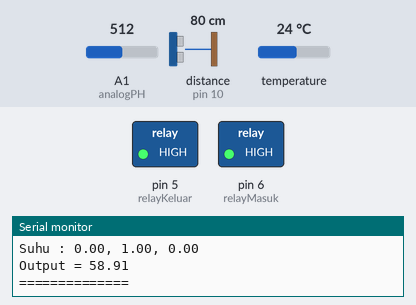
Bench run of a sketch on a simulated Arduino Uno, built with avr-gcc and run on an emulated ATmega328P. On the bench: switched loads named in the sketch (green lamp = pin HIGH), the last lines printed to the serial monitor. Wiring (inferred from the names in the program): ultrasonic range finder: trigger pin 9; echo pin 10. The test bench sets the inputs (shaded band); at power-on: temperature 24 °C, distance to the obstacle (sensor on pin 10) 80 cm, A1 (analogPH) = 512. The echo pulse lasts 58.3 µs per cm; pins used as bus, display or sensor lines are not drawn.

Above: at 1.2 s.
1.3 s: temperature set to 23.2 °C
At 3.0 s:
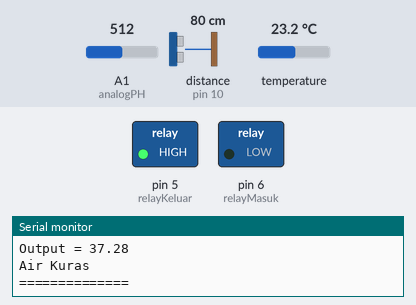
At 4.3 s:
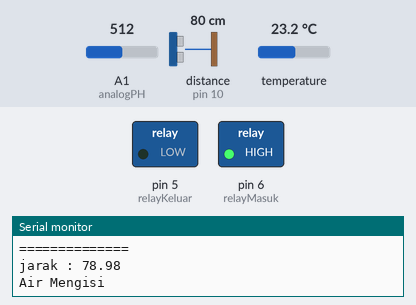
5.3 s: distance to the obstacle (sensor on pin 10) set to 7 cm
7.7 s: distance to the obstacle (sensor on pin 10) set to 4 cm
At 9.9 s:
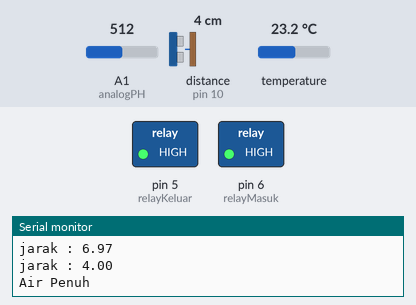
Timing chart, 0 to 11.4 s (numbered marks = the images above; inputs shaded):
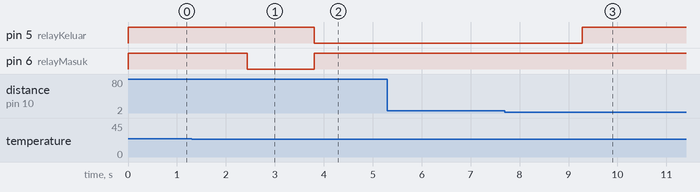

The sketch:

main.ino
```cpp
#include <Wire.h>
#define CENTER 821
#include <Fuzzy.h>
#include <FuzzyComposition.h>
#include <FuzzyInput.h>
#include <FuzzyIO.h>
#include <FuzzyOutput.h>
#include <FuzzyRule.h>
#include <FuzzyRuleAntecedent.h>
#include <FuzzyRuleConsequent.h>
#include <FuzzySet.h>

#include <DallasTemperature.h>
#include <OneWire.h>

const float batasAtas = 5.0;
const float batasBawah = 11.0;

//inisialisasi objek fuzzy
Fuzzy* fuzzy = new Fuzzy();

//fuzzy PH
FuzzySet* asam = new FuzzySet(0.0, 0.0, 6.0, 7.0);
FuzzySet* netral = new FuzzySet(6.0, 7.0, 8.5, 9.0);
FuzzySet* basa = new FuzzySet(8.5, 9.0, 14.0, 14.0);

//fuzzy suhu
FuzzySet* dingin = new FuzzySet(0.0, 0.0, 23.0, 24.0);
FuzzySet* normal = new FuzzySet(23.0, 24.0, 28.0, 29.0);
FuzzySet* panas = new FuzzySet(28.0, 29.0, 55.0, 55.0);


//untuk PH
#define analogPH A1

//untuk suhu
#define ONE_WIRE_BUS 4

//setting ds18b20
OneWire oneWire(ONE_WIRE_BUS);
DallasTemperature sensorSuhu(&oneWire);
float suhuSekarang;

//setting ph
float ph;
float lalu = 0;
float alpha = 0.04;
int temp;

//untuk ultrasonik
const int trigPin = 9;
const int echoPin = 10;
long duration;
float distance;

//untuk relay
const int relayKeluar = 5;
const int relayMasuk = 6;

float output1 = 0.0;
String jwb;
boolean kuras = false;
boolean isiAir = false;
void setup() {
  Wire.begin(8);                /* join i2c bus with address 8 */
  Wire.onReceive(receiveEvent); /* register receive event */
  Wire.onRequest(requestEvent); /* register request event */
  pinMode(trigPin, OUTPUT); // Sets the trigPin as an Output
  pinMode(echoPin, INPUT); // Sets the echoPin as an Input
  digitalWrite(relayKeluar, HIGH);
  digitalWrite(relayMasuk, HIGH);
  pinMode(relayKeluar, OUTPUT);
  pinMode(relayMasuk, OUTPUT);
  Serial.begin(9600);

  // FuzzyInput 1
  FuzzyInput* pHAir = new FuzzyInput(1);
  pHAir->addFuzzySet(asam);
  pHAir->addFuzzySet(netral);
  pHAir->addFuzzySet(basa);

  fuzzy->addFuzzyInput(pHAir);

  // FuzzyInput 2
  FuzzyInput* suhuAir = new FuzzyInput(2);
  suhuAir->addFuzzySet(dingin);
  suhuAir->addFuzzySet(normal);
  suhuAir->addFuzzySet(panas);

  fuzzy->addFuzzyInput(suhuAir);

  // FuzzyOutput
  FuzzyOutput* statusAir = new FuzzyOutput(1);

  FuzzySet* tidakDikuras = new FuzzySet(45, 55, 90, 100);
  statusAir->addFuzzySet(tidakDikuras);
  FuzzySet* dikuras = new FuzzySet(0, 10, 45, 55);
  statusAir->addFuzzySet(dikuras);

  fuzzy->addFuzzyOutput(statusAir);

  //Rule
  FuzzyRuleAntecedent* ifPhAsamDANsuhuDingin = new FuzzyRuleAntecedent();
  FuzzyRuleAntecedent* ifPhAsamDANsuhuNormal = new FuzzyRuleAntecedent();
  FuzzyRuleAntecedent* ifPhAsamDANsuhuPanas = new FuzzyRuleAntecedent();
  FuzzyRuleAntecedent* ifPhNetralDANsuhuDingin= new FuzzyRuleAntecedent();
  FuzzyRuleAntecedent* ifPhNetralDANsuhuNormal = new FuzzyRuleAntecedent();
  FuzzyRuleAntecedent* ifPhNetralDANsuhuPanas = new FuzzyRuleAntecedent();
  FuzzyRuleAntecedent* ifPhBasaDANsuhuDingin = new FuzzyRuleAntecedent();
  FuzzyRuleAntecedent* ifPhBasaDANsuhuNormal = new FuzzyRuleAntecedent();
  FuzzyRuleAntecedent* ifPhBasaDANsuhuPanas = new FuzzyRuleAntecedent();

  ifPhAsamDANsuhuDingin->joinWithAND(asam, dingin);
  ifPhAsamDANsuhuNormal->joinWithAND(asam, normal);
  ifPhAsamDANsuhuPanas->joinWithAND(asam, panas);
  ifPhNetralDANsuhuDingin->joinWithAND(netral, dingin);
  ifPhNetralDANsuhuNormal->joinWithAND(netral, normal);
  ifPhNetralDANsuhuPanas->joinWithAND(netral, panas);
  ifPhBasaDANsuhuDingin->joinWithAND(basa, dingin);
  ifPhBasaDANsuhuNormal->joinWithAND(basa, normal);
  ifPhBasaDANsuhuPanas->joinWithAND(basa, panas);

  FuzzyRuleConsequent* thenDikuras = new FuzzyRuleConsequent();
  FuzzyRuleConsequent* thenTidakDikuras = new FuzzyRuleConsequent();
  thenDikuras->addOutput(dikuras);
  thenTidakDikuras->addOutput(tidakDikuras);

  FuzzyRule* fuzzyRule1 = new FuzzyRule(1, ifPhAsamDANsuhuDingin, thenDikuras);
  FuzzyRule* fuzzyRule2 = new FuzzyRule(2, ifPhAsamDANsuhuNormal, thenDikuras);
  FuzzyRule* fuzzyRule3 = new FuzzyRule(3, ifPhAsamDANsuhuPanas, thenDikuras);
  FuzzyRule* fuzzyRule4 = new FuzzyRule(4, ifPhNetralDANsuhuDingin, thenDikuras);
  FuzzyRule* fuzzyRule5 = new FuzzyRule(5, ifPhNetralDANsuhuNormal, thenTidakDikuras);
  FuzzyRule* fuzzyRule6 = new FuzzyRule(6, ifPhNetralDANsuhuPanas, thenDikuras);
  FuzzyRule* fuzzyRule7 = new FuzzyRule(7, ifPhBasaDANsuhuDingin, thenDikuras);
  FuzzyRule* fuzzyRule8 = new FuzzyRule(8, ifPhBasaDANsuhuNormal, thenDikuras);
  FuzzyRule* fuzzyRule9 = new FuzzyRule(9, ifPhBasaDANsuhuPanas, thenDikuras);
  fuzzy->addFuzzyRule(fuzzyRule1);
  fuzzy->addFuzzyRule(fuzzyRule2);
  fuzzy->addFuzzyRule(fuzzyRule3);
  fuzzy->addFuzzyRule(fuzzyRule4);
  fuzzy->addFuzzyRule(fuzzyRule5);
  fuzzy->addFuzzyRule(fuzzyRule6);
  fuzzy->addFuzzyRule(fuzzyRule7);
  fuzzy->addFuzzyRule(fuzzyRule8);
  fuzzy->addFuzzyRule(fuzzyRule9);
  //ph = 7.00;
  //suhuSekarang = 31.78;
}

void loop() {
  distance = ultras();
  ph = phCari();
  suhuSekarang = ambilsuhu();
  Serial.print("jarak : ");
  Serial.println(distance);

  if (kuras == false) {
    if (isiAir == false) {
      Serial.print("pH = ");
      Serial.println(ph);
      Serial.print("Suhu = ");
      Serial.println(suhuSekarang);

      fuzzy->setInput(1, ph);
      fuzzy->setInput(2, suhuSekarang);

      fuzzy->fuzzify();
      Serial.print("Ph : ");
      Serial.print(asam->getPertinence());
      Serial.print(", ");
      Serial.print(netral->getPertinence());
      Serial.print(", ");
      Serial.println(basa->getPertinence());

      Serial.print("Suhu : ");
      Serial.print(dingin->getPertinence());
      Serial.print(", ");
      Serial.print(normal->getPertinence());
      Serial.print(", ");
      Serial.println(panas->getPertinence());

      output1 = fuzzy->defuzzify(1);
      Serial.print("Output = ");
      Serial.println(output1);
      if (output1 <= 50) {
        kuras = true;
        buangAir();
        Serial.println("Air Kuras");
      }
      Serial.println("==============");
      Serial.println();
    }
    else if (isiAir == true) {
      if (distance <= batasAtas) {
        isiAir = false;
        digitalWrite(relayKeluar, HIGH);
        digitalWrite(relayMasuk, HIGH);
        Serial.println("Air Penuh");
        delay(120000);
      }
    }
  }
  else if (kuras == true) {
    if (distance >= batasBawah) {
      kuras = false;
      isiAir = true;
      airMasuk();
      Serial.println("Air Mengisi");
    }
  }
  //-------------------------------------------------------
  jwb = String(ph) + "&" + String(suhuSekarang) + "&" + String(output1);
  delay(500);
}
void buangAir() {
  digitalWrite(relayKeluar, HIGH);
  digitalWrite(relayMasuk, LOW);
}
void airMasuk() {
  digitalWrite(relayKeluar, LOW);
  digitalWrite(relayMasuk, HIGH);
}
float ultras() {
  digitalWrite(trigPin, LOW);
  delayMicroseconds(2);
  // Sets the trigPin on HIGH state for 10 micro seconds
  digitalWrite(trigPin, HIGH);
  delayMicroseconds(10);
  digitalWrite(trigPin, LOW);
  // Reads the echoPin, returns the sound wave travel time in microseconds
  duration = pulseIn(echoPin, HIGH);
  // Calculating the distance
  float hasil = duration * 0.034 / 2;
  return hasil;
}
float phCari() {
  int dapat = analogRead(analogPH);
  int buf[10];
  for (int i = 0; i < 10; i++)
  {
    buf[i] = analogRead(analogPH);
    delay(10);
  }
  int avgValue = 0;
  for (int i = 2; i < 8; i++)
    avgValue += (buf[i] - CENTER);
  float pHVol = (float)avgValue * 5.0 / 1024 / 6.0;
  float phValue = pHVol * (-1.33) + 7.0;
  float hsl = 0;
  if (lalu = 0) {
    lalu = phValue;
    hsl = phValue;
  }
  else {
    hsl = alpha * phValue + (1 - alpha) * lalu;
    lalu = hsl;
    hsl = phValue - hsl;
  }
  return hsl;
}
float ambilsuhu() {
  sensorSuhu.requestTemperatures();
  float hasil = sensorSuhu.getTempCByIndex(0);
  return hasil;
}
void receiveEvent(int howMany) {
  while (0 < Wire.available()) {
    char c = Wire.read();      /* receive byte as a character */
    Serial.print(c);           /* print the character */
  }
  Serial.println();             /* to newline */
}
void requestEvent() {
  char buffer[80];
  jwb.toCharArray(buffer, 17);
  Wire.write(buffer);  /*send string on request */
}
```

Measured:
- the behaviour switches between 23.6 and 23.5 °C on temperature (found by bisection; images 0 and 1)
- the behaviour switches between 6 and 5 cm on distance to the obstacle (sensor on pin 10) (found by bisection; images 2 and 3)
- after the input at 1.3 s, pin 5 (relayKeluar): HIGH → LOW after 2.5 s; pin 6 (relayMasuk): HIGH → LOW after 1.1 s, → HIGH 1.4 s later
- after the input at 7.7 s, pin 5 (relayKeluar): LOW → HIGH after 1.6 s
